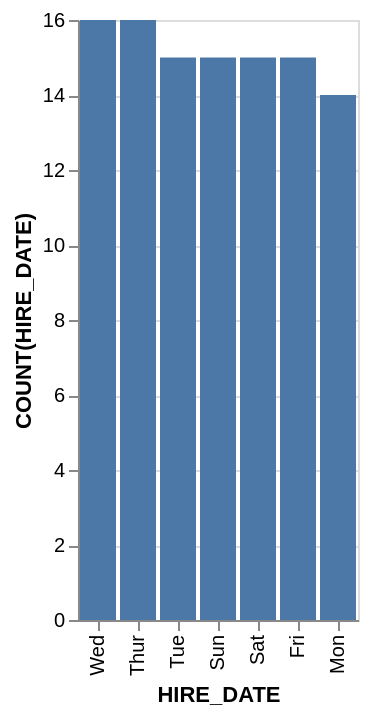

Describe this chart as a Vega-Lite specification.
### Vega-Lite specification from a JSON file in a GitHub repository (floating-point values rounded to 4 significant figures)
{"data": {"values": [{"x_data": "Wed", "y_data": 16}, {"x_data": "Thur", "y_data": 16}, {"x_data": "Tue", "y_data": 15}, {"x_data": "Sun", "y_data": 15}, {"x_data": "Sat", "y_data": 15}, {"x_data": "Fri", "y_data": 15}, {"x_data": "Mon", "y_data": 14}]}, "mark": "bar", "encoding": {"x": {"field": "x_data", "type": "nominal", "title": "HIRE_DATE", "sort": {"op": "sum", "field": "y_data", "order": "descending"}}, "y": {"field": "y_data", "type": "quantitative", "title": "COUNT(HIRE_DATE)"}}}
